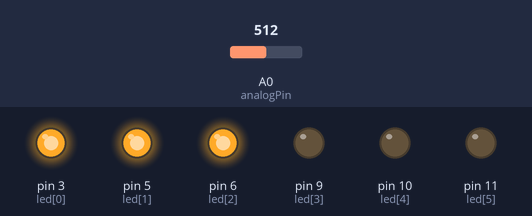
The sketch below on a simulated Arduino Uno, built with avr-gcc and run on an emulated ATmega328P. Parts: output pins drawn as LEDs (lit = HIGH). The inputs (shaded band) are chosen by the test bench; at power-on: A0 (analogPin) = 512.

Above: at 1.2 s.
1.3 s: A0 (analogPin) set to 569
2.8 s: A0 (analogPin) set to 597
At 4.0 s:
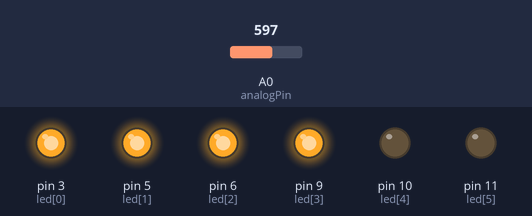
4.3 s: A0 (analogPin) set to 306
At 5.1 s:
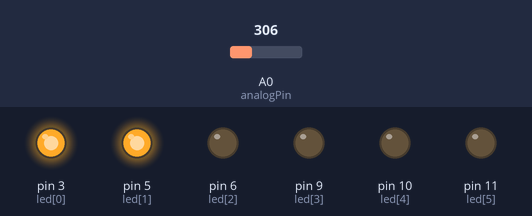
5.8 s: A0 (analogPin) set to 281
At 6.3 s:
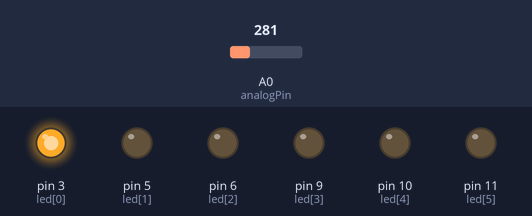
7.3 s: A0 (analogPin) set to 154
8.8 s: A0 (analogPin) set to 133
At 9.7 s:
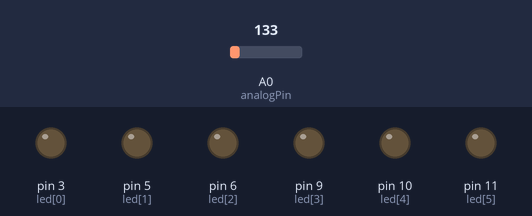
Timing chart, 0 to 11.3 s (numbered marks = the images above; inputs shaded):
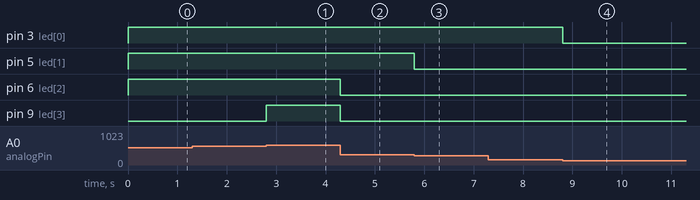

Measured:
- the behaviour switches between 584 and 585 on A0 (analogPin) (found by bisection; images 0 and 1)
- the behaviour switches between 293 and 292 on A0 (analogPin) (found by bisection; images 2 and 3)
- the behaviour switches between 147 and 146 on A0 (analogPin) (found by bisection; images 3 and 4)
- after the input at 1.3 s, every drawn part: stays the same
- after the input at 2.8 s, pin 9 (led[3]): LOW → HIGH at once
- after the input at 4.3 s, pin 6 (led[2]), pin 9 (led[3]): HIGH → LOW at once
- after the input at 5.8 s, pin 5 (led[1]): HIGH → LOW at once
- after the input at 7.3 s, every drawn part: stays the same
- after the input at 8.8 s, pin 3 (led[0]): HIGH → LOW at once

The sketch:

335_1.ino
```cpp
const int led[6] = { 3, 5, 6, 9, 10, 11 };
const int analogPin = A0;

void setup() {
  for(int x=0;x<=5;x++) {
  pinMode(led[x], OUTPUT);
  }
}

void loop() {
  int sensorInput = analogRead(analogPin);

  if(sensorInput > 1024/7*(1+0)) // 146
  digitalWrite(led[0], HIGH);
  else digitalWrite(led[0], LOW);

  if(sensorInput > 1024/7*(1+1)) // 292
  digitalWrite(led[1], HIGH);
  else digitalWrite(led[1], LOW);

  if(sensorInput > 1024/7*(1+2)) // 438
  digitalWrite(led[2], HIGH);
  else digitalWrite(led[2], LOW);

  if(sensorInput > 1024/7*(1+3)) // 584
  digitalWrite(led[3], HIGH);
  else digitalWrite(led[3], LOW);

  if(sensorInput > 1024/7*(1+4)) // 730
  digitalWrite(led[4], HIGH);
  else digitalWrite(led[4], LOW);

  if(sensorInput > 1024/7*(1+5)) // 876
  digitalWrite(led[5], HIGH);
  else digitalWrite(led[5], LOW);
}
```
